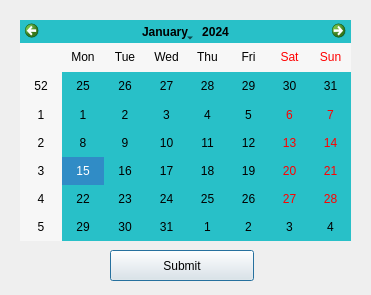
<?xml version="1.0" encoding="UTF-8"?>
<ui version="4.0">
 <class>Dialog</class>
 <widget class="QDialog" name="Dialog">
  <property name="geometry">
   <rect>
    <x>0</x>
    <y>0</y>
    <width>371</width>
    <height>295</height>
   </rect>
  </property>
  <property name="windowTitle">
   <string>Calendar</string>
  </property>
  <widget class="QCalendarWidget" name="calendarWidget">
   <property name="geometry">
    <rect>
     <x>20</x>
     <y>20</y>
     <width>331</width>
     <height>221</height>
    </rect>
   </property>
   <property name="styleSheet">
    <string notr="true">font: 75 9pt &quot;MS Shell Dlg 2&quot;;
background-color: rgb(40, 192, 200);
color: rgb(0, 0, 0);</string>
   </property>
  </widget>
  <widget class="QPushButton" name="btn_submit">
   <property name="geometry">
    <rect>
     <x>110</x>
     <y>250</y>
     <width>144</width>
     <height>31</height>
    </rect>
   </property>
   <property name="text">
    <string>Submit</string>
   </property>
  </widget>
 </widget>
 <resources/>
 <connections>
  <connection>
   <sender>btn_submit</sender>
   <signal>clicked()</signal>
   <receiver>Dialog</receiver>
   <slot>close()</slot>
   <hints>
    <hint type="sourcelabel">
     <x>218</x>
     <y>276</y>
    </hint>
    <hint type="destinationlabel">
     <x>346</x>
     <y>282</y>
    </hint>
   </hints>
  </connection>
 </connections>
</ui>
